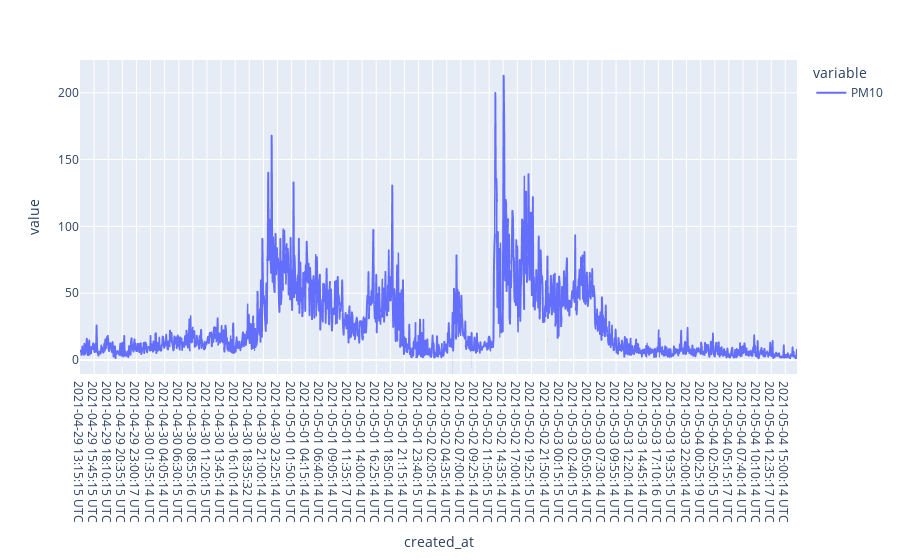

Here is the notebook cell this chart was saved with:
### Code cell
pm10_series.plot()

### Figure 1 — Plotly figure (JSON) as saved in the notebook; plotly's stock layout.template omitted (floating-point values rounded to 4 significant figures; data arrays with more than 128 entries replaced by an {"elided": "..."} marker saying what was removed)
{"data": [{"hovertemplate": "variable=PM10<br>created_at=%{x}<br>value=%{y}<extra></extra>", "legendgroup": "PM10", "line": {"color": "#636efa", "dash": "solid"}, "mode": "lines", "name": "PM10", "showlegend": true, "type": "scattergl", "x": {"elided": "1475 str values"}, "xaxis": "x", "y": {"elided": "1475 float values"}, "yaxis": "y"}], "layout": {"legend": {"title": {"text": "variable"}, "tracegroupgap": 0}, "margin": {"t": 60}, "xaxis": {"anchor": "y", "domain": [0, 1], "title": {"text": "created_at"}}, "yaxis": {"anchor": "x", "domain": [0, 1], "title": {"text": "value"}}}}
